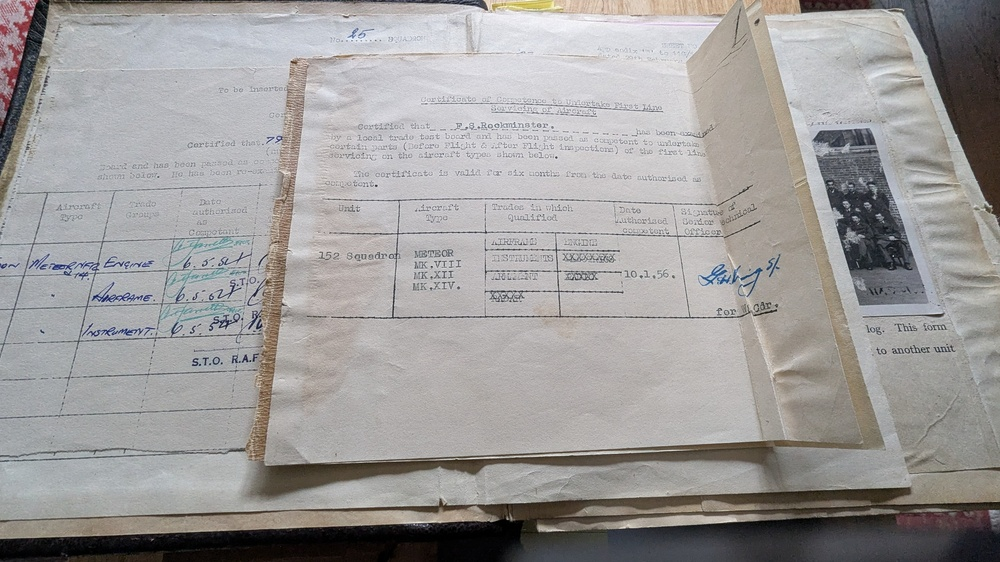
#> input picture images/logbook-pages/PXL_20251120_133047379.RAW-01.COVER.jpg, 1000 x 562 px, shrunk from 2688 x 1512 before the run; its folder holds only this picture in this run
$ python extract_logbook_text.py
#> lines starting #> are read from the running program, lines starting #| are printed output that depends on the picture; after the words box and inside, x2 and y2 are one past the last pixel; in counts of white or black regions, pixels touching at a corner belong together
#!/usr/bin/env python3
"""
Extract text from RAF logbook images using OCR.
This script processes all logbook page images and attempts to extract handwritten text.
"""

import os
import json
from pathlib import Path
import subprocess
import sys

def check_dependencies():
    """Check if required dependencies are installed."""
    try:
        import cv2
        import pytesseract
        from PIL import Image
        import numpy as np
        print("✓ All dependencies are installed")
        return True
    except ImportError as e:
        print(f"✗ Missing dependency: {e}")
        print("\nTo install dependencies, run:")
        print("  pip install opencv-python-headless pytesseract pillow numpy")
        print("  sudo apt-get install tesseract-ocr")
        return False

def preprocess_image(image_path):
    """
    Preprocess image to improve OCR accuracy on handwritten text.
    """
    import cv2
    import numpy as np

    # Read image
    img = cv2.imread(str(image_path))
#> img is the input picture: shape (562, 1000, 3); mean B, G, R 154.7, 155.5, 157.8

    # Convert to grayscale
    gray = cv2.cvtColor(img, cv2.COLOR_BGR2GRAY)

    # Apply denoising
    denoised = cv2.fastNlMeansDenoising(gray, None, 10, 7, 21)
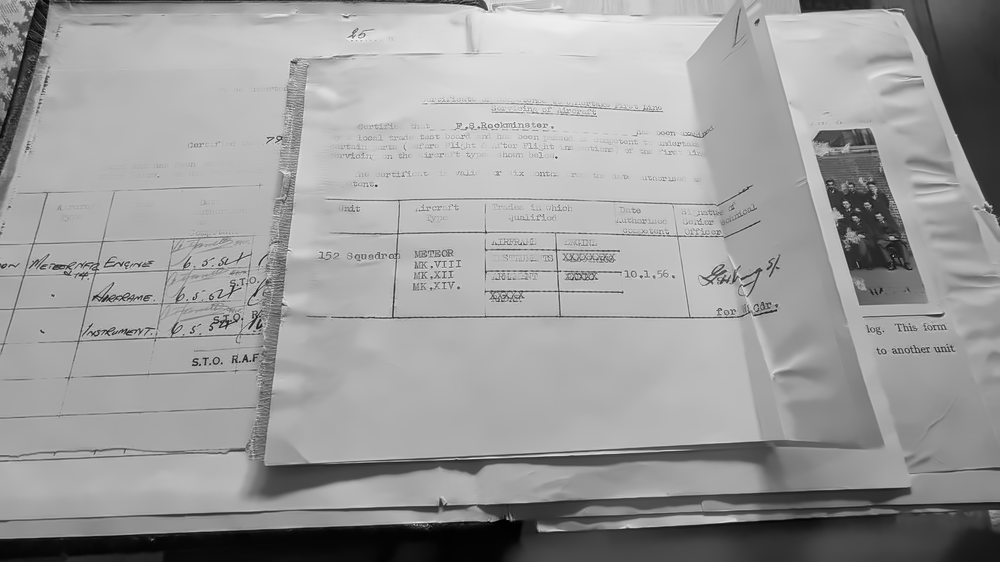
#> denoised: shape (562, 1000); min 0, max 250, mean 156.3

    # Increase contrast using CLAHE (Contrast Limited Adaptive Histogram Equalization)
    clahe = cv2.createCLAHE(clipLimit=2.0, tileGridSize=(8,8))
    contrast = clahe.apply(denoised)
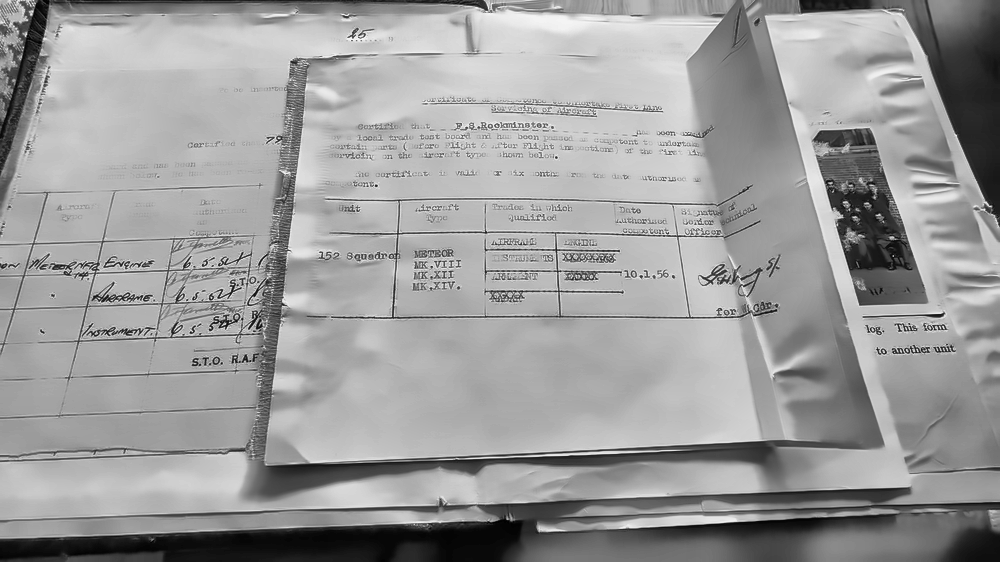
#> contrast: shape (562, 1000); min 0, max 252, mean 155.6

    # Apply adaptive thresholding
    binary = cv2.adaptiveThreshold(
        contrast, 255, cv2.ADAPTIVE_THRESH_GAUSSIAN_C, cv2.THRESH_BINARY, 11, 2
    )
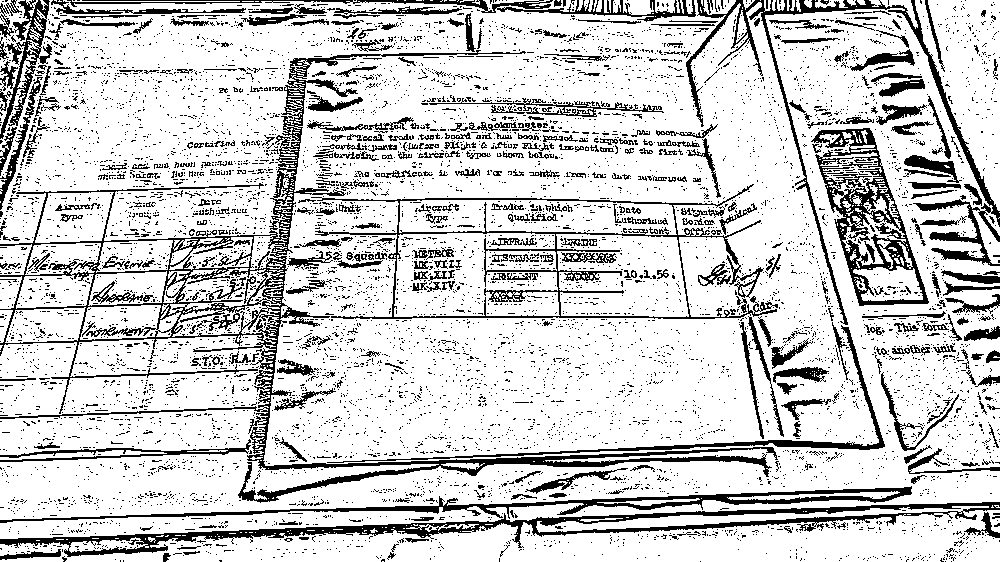
#> binary: shape (562, 1000); 80.7% white; 7590 black regions (7164 under 20 px), largest, box (x1, y1, x2, y2) and area: (0, 50, 778, 503) 17531, (0, 502, 1000, 557) 8105, (686, 0, 1000, 325) 6035

    # Morphological operations to clean up
    kernel = np.ones((1,1), np.uint8)
    morph = cv2.morphologyEx(binary, cv2.MORPH_CLOSE, kernel)

    return morph

def extract_text_from_image(image_path, output_dir):
    """
    Extract text from a single logbook page image.
    """
    import pytesseract
    from PIL import Image
    import cv2

    try:
        # Preprocess the image
        preprocessed = preprocess_image(image_path)

        # Save preprocessed image for debugging (optional)
        preprocessed_path = output_dir / f"preprocessed_{image_path.name}"
        cv2.imwrite(str(preprocessed_path), preprocessed)

        # Convert to PIL Image for Tesseract
        pil_image = Image.fromarray(preprocessed)

        # Try multiple OCR configurations for handwritten text
        configs = [
            '--oem 1 --psm 6',  # Assume uniform block of text
            '--oem 1 --psm 4',  # Assume single column of text
            '--oem 1 --psm 3',  # Fully automatic page segmentation
        ]

        best_text = ""
        max_confidence = 0

        for config in configs:
            # Extract text
            text = pytesseract.image_to_string(pil_image, config=config)

            # Get confidence scores
            data = pytesseract.image_to_data(pil_image, config=config, output_type=pytesseract.Output.DICT)
            confidences = [int(conf) for conf in data['conf'] if conf != '-1']
            avg_confidence = sum(confidences) / len(confidences) if confidences else 0

            if avg_confidence > max_confidence:
                max_confidence = avg_confidence
                best_text = text
#> after the loop, best_text = ''; max_confidence = 0

        return {
            'text': best_text.strip(),
            'confidence': max_confidence,
            'success': bool(best_text.strip())
        }

    except Exception as e:
        print(f"Error processing {image_path.name}: {e}")
        return {
            'text': '',
            'confidence': 0,
            'success': False,
            'error': str(e)
        }

def process_all_logbook_pages(logbook_dir, output_dir, limit=None):
    """
    Process all logbook page images in the directory.

    Args:
        logbook_dir: Path to directory containing logbook images
        output_dir: Path to directory for output files
        limit: Optional limit on number of images to process (for testing)
    """
    logbook_dir = Path(logbook_dir)
    output_dir = Path(output_dir)
    output_dir.mkdir(exist_ok=True)

    # Get all image files
    image_files = sorted(logbook_dir.glob("*.jpg"))

    if limit:
        image_files = image_files[:limit]

    print(f"Found {len(image_files)} logbook page images")
    print(f"Processing images...")

    results = []

    for i, image_path in enumerate(image_files, 1):
        print(f"\nProcessing {i}/{len(image_files)}: {image_path.name}")

        result = extract_text_from_image(image_path, output_dir)
        result['filename'] = image_path.name
        result['page_number'] = i

        results.append(result)

        # Print preview of extracted text
        if result['success']:
            preview = result['text'][:200].replace('\n', ' ')
            print(f"  ✓ Extracted (confidence: {result['confidence']:.1f}%): {preview}...")
        else:
            print(f"  ✗ Failed to extract text")

    # Save results to JSON
    output_file = output_dir / "extracted_text.json"
    with open(output_file, 'w', encoding='utf-8') as f:
        json.dump(results, f, indent=2, ensure_ascii=False)

    print(f"\n{'='*60}")
    print(f"Processing complete!")
    print(f"Results saved to: {output_file}")
    print(f"Preprocessed images saved to: {output_dir}")
    print(f"{'='*60}")

    # Print summary
    successful = sum(1 for r in results if r['success'])
    avg_confidence = sum(r['confidence'] for r in results) / len(results) if results else 0

    print(f"\nSummary:")
    print(f"  Total pages processed: {len(results)}")
    print(f"  Successfully extracted: {successful}")
    print(f"  Failed: {len(results) - successful}")
    print(f"  Average confidence: {avg_confidence:.1f}%")

    return results

def main():
    """Main function to run OCR extraction."""
    print("RAF Logbook OCR Text Extraction")
    print("=" * 60)

    # Check dependencies
    if not check_dependencies():
        print("\nPlease install dependencies and try again.")
        return 1

    # Set paths
    script_dir = Path(__file__).parent
    logbook_dir = script_dir / "images" / "logbook-pages"
    output_dir = script_dir / "ocr_output"

    if not logbook_dir.exists():
        print(f"Error: Logbook directory not found: {logbook_dir}")
        return 1

    # Process first 10 images as a test
    print("\nStarting with first 10 images as a test...")
    print("(Remove the limit=10 parameter to process all 197 images)\n")

    results = process_all_logbook_pages(logbook_dir, output_dir, limit=10)

    print("\nNext steps:")
    print("1. Review the extracted text in ocr_output/extracted_text.json")
    print("2. Check preprocessed images in ocr_output/ to see image quality")
    print("3. If results look good, run again without the limit to process all images")
    print("4. Manually review and correct any OCR errors")

    return 0

if __name__ == "__main__":
    sys.exit(main())
#> (the call stopped at in extract_text_from_image, `text = pytesseract.image_to_string(pil_image, config=config)`: pytesseract is not available in this run)

$ run again, on images/logbook-pages/PXL_20251120_133058605.RAW-01.COVER.jpg
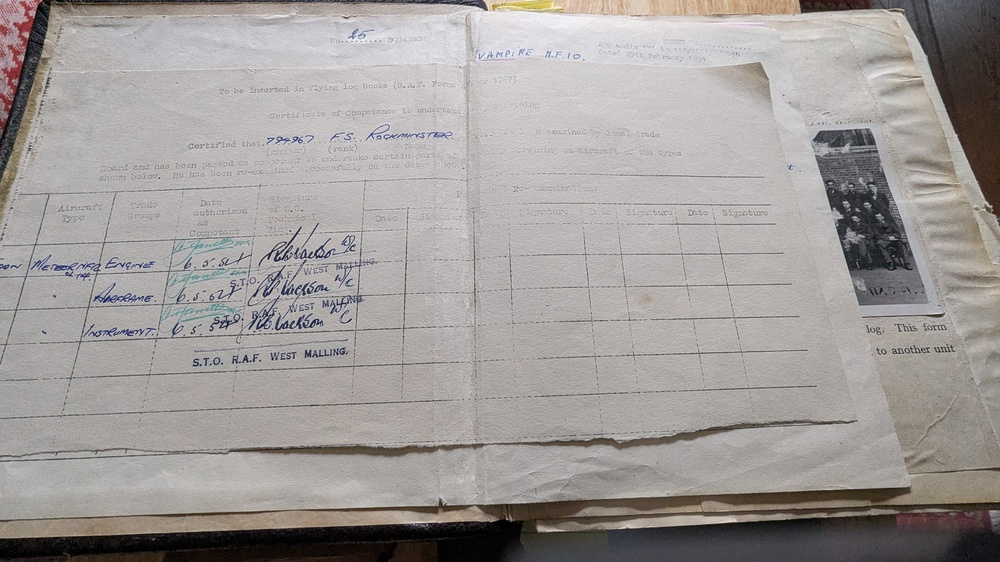
#> input picture images/logbook-pages/PXL_20251120_133058605.RAW-01.COVER.jpg, 1000 x 562 px, shrunk from 2688 x 1512 before the run
#> in preprocess_image, img is the input picture: shape (562, 1000, 3); mean B, G, R 153.1, 155.2, 159.9
#> in preprocess_image, `contrast = clahe.apply(denoised)`:
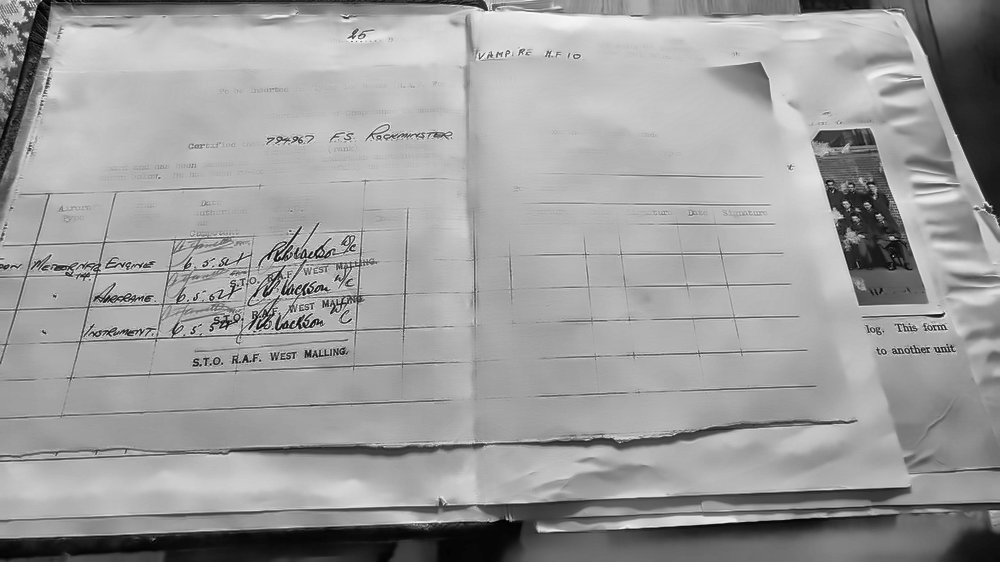
#> contrast: shape (562, 1000); min 1, max 249, mean 157.6
#> in preprocess_image, `binary = cv2.adaptiveThreshold( contrast, 255, cv2.ADAPTIVE_THRESH_GAU..`:
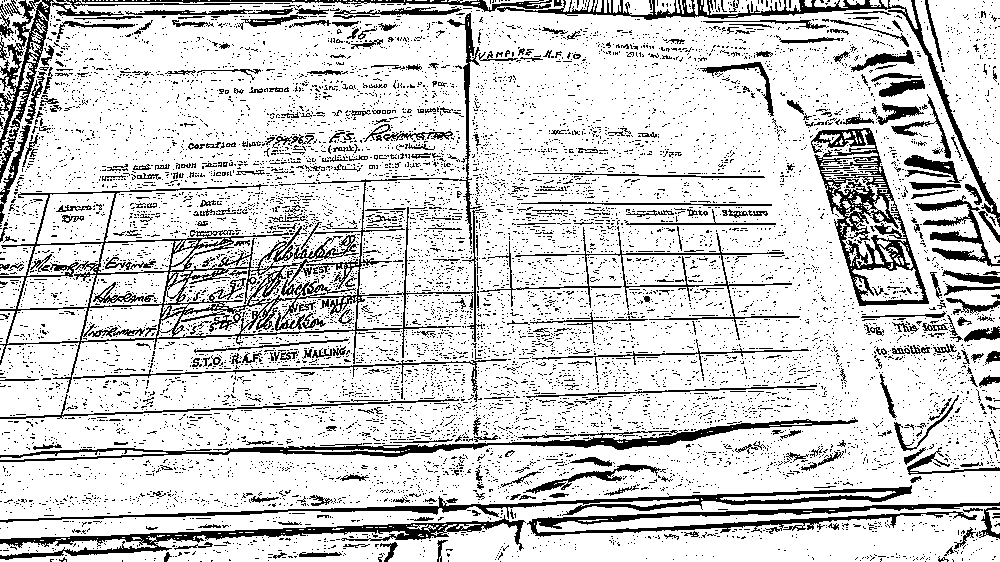
#> binary: shape (562, 1000); 81.6% white; 9813 black regions (9424 under 20 px), largest, box (x1, y1, x2, y2) and area: (0, 13, 484, 393) 11049, (811, 128, 929, 306) 5541, (82, 0, 1000, 227) 4925
#> after the loop in extract_text_from_image, `for config in configs:`: best_text = ''; max_confidence = 0

$ run again, on images/logbook-pages/PXL_20251120_133104141.RAW-01.COVER.jpg
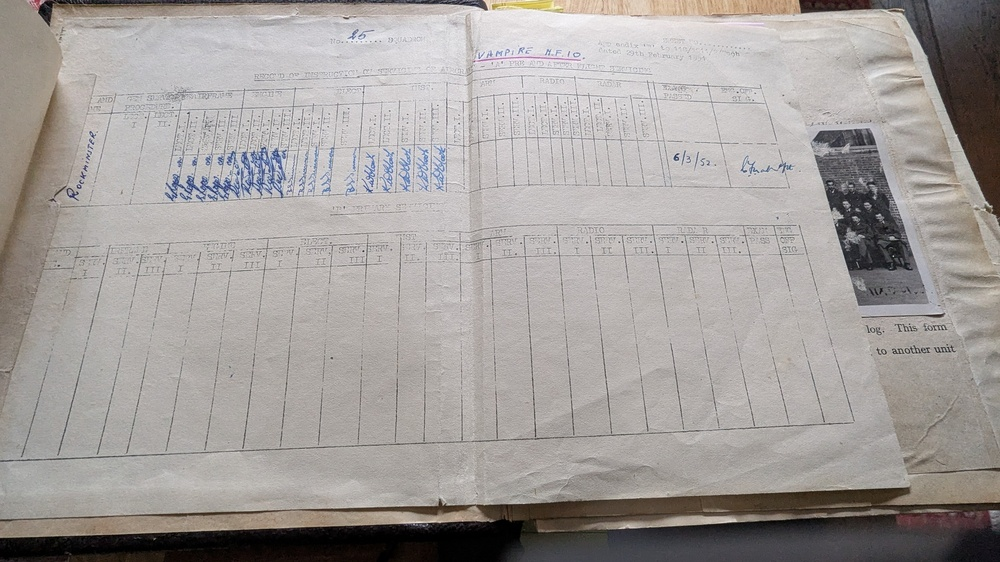
#> input picture images/logbook-pages/PXL_20251120_133104141.RAW-01.COVER.jpg, 1000 x 562 px, shrunk from 2688 x 1512 before the run
#> in preprocess_image, img is the input picture: shape (562, 1000, 3); mean B, G, R 155.8, 158.3, 163.1
#> in preprocess_image, `contrast = clahe.apply(denoised)`:
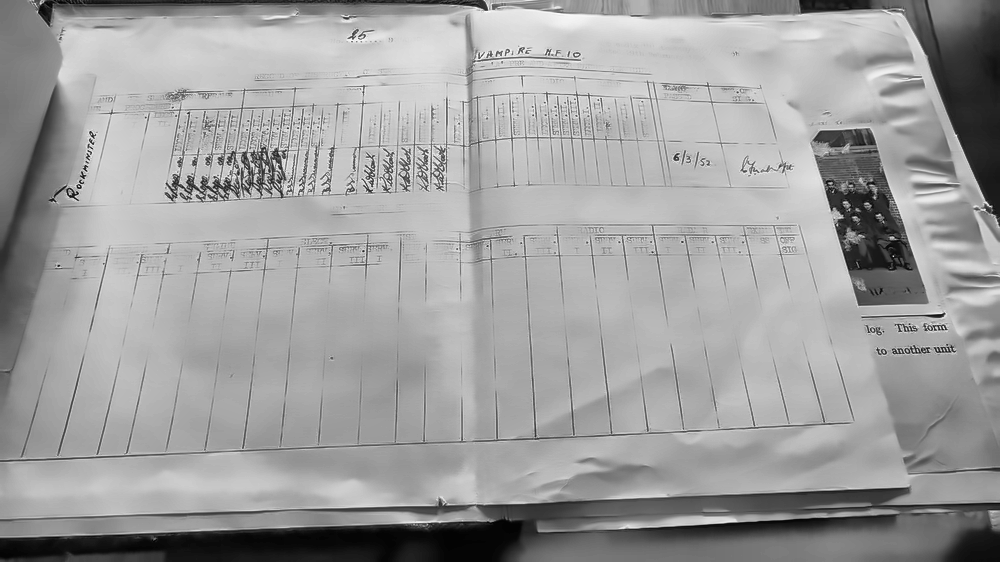
#> contrast: shape (562, 1000); min 1, max 254, mean 158.5
#> in preprocess_image, `binary = cv2.adaptiveThreshold( contrast, 255, cv2.ADAPTIVE_THRESH_GAU..`:
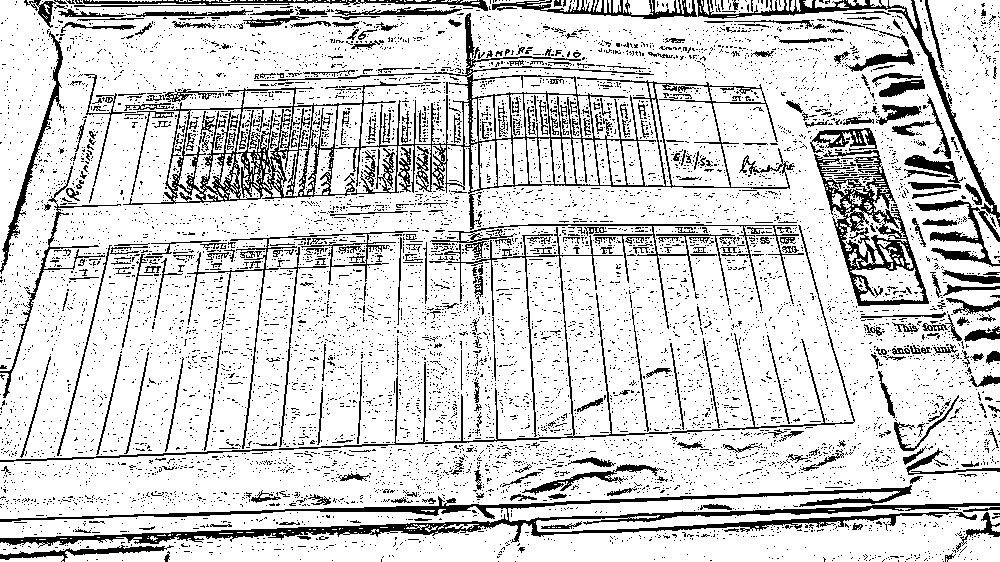
#> binary: shape (562, 1000); 82.3% white; black in thin lines or dots
#> after the loop in extract_text_from_image, `for config in configs:`: best_text = ''; max_confidence = 0
